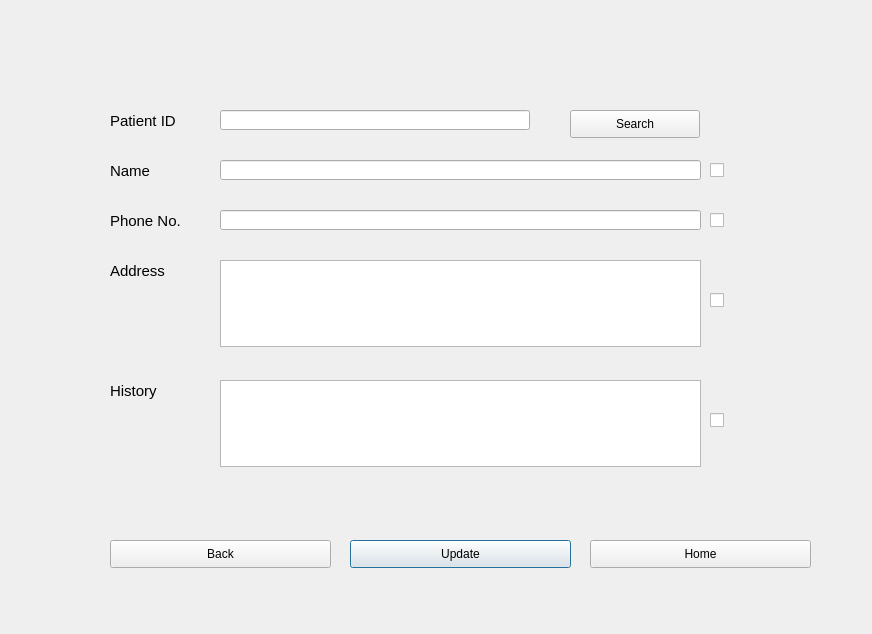
<?xml version="1.0" encoding="UTF-8"?>
<ui version="4.0">
 <class>Dialog</class>
 <widget class="QDialog" name="Dialog">
  <property name="geometry">
   <rect>
    <x>0</x>
    <y>0</y>
    <width>872</width>
    <height>634</height>
   </rect>
  </property>
  <property name="windowTitle">
   <string>Update</string>
  </property>
  <property name="windowIcon">
   <iconset>
    <normaloff>001.png</normaloff>001.png</iconset>
  </property>
  <widget class="QLabel" name="label_4">
   <property name="geometry">
    <rect>
     <x>110</x>
     <y>380</y>
     <width>81</width>
     <height>21</height>
    </rect>
   </property>
   <property name="font">
    <font>
     <pointsize>11</pointsize>
    </font>
   </property>
   <property name="text">
    <string>History</string>
   </property>
  </widget>
  <widget class="QLineEdit" name="phoneno">
   <property name="geometry">
    <rect>
     <x>220</x>
     <y>210</y>
     <width>481</width>
     <height>20</height>
    </rect>
   </property>
   <property name="readOnly">
    <bool>true</bool>
   </property>
  </widget>
  <widget class="QTextEdit" name="address">
   <property name="geometry">
    <rect>
     <x>220</x>
     <y>260</y>
     <width>481</width>
     <height>87</height>
    </rect>
   </property>
   <property name="readOnly">
    <bool>true</bool>
   </property>
  </widget>
  <widget class="QLabel" name="label">
   <property name="geometry">
    <rect>
     <x>110</x>
     <y>160</y>
     <width>81</width>
     <height>21</height>
    </rect>
   </property>
   <property name="font">
    <font>
     <pointsize>11</pointsize>
    </font>
   </property>
   <property name="text">
    <string>Name</string>
   </property>
  </widget>
  <widget class="QLineEdit" name="name">
   <property name="geometry">
    <rect>
     <x>220</x>
     <y>160</y>
     <width>481</width>
     <height>20</height>
    </rect>
   </property>
   <property name="autoFillBackground">
    <bool>false</bool>
   </property>
   <property name="styleSheet">
    <string notr="true"/>
   </property>
   <property name="readOnly">
    <bool>true</bool>
   </property>
  </widget>
  <widget class="QPushButton" name="updateButton">
   <property name="geometry">
    <rect>
     <x>350</x>
     <y>540</y>
     <width>221</width>
     <height>28</height>
    </rect>
   </property>
   <property name="text">
    <string>Update</string>
   </property>
  </widget>
  <widget class="QLabel" name="label_3">
   <property name="geometry">
    <rect>
     <x>110</x>
     <y>260</y>
     <width>81</width>
     <height>21</height>
    </rect>
   </property>
   <property name="font">
    <font>
     <pointsize>11</pointsize>
    </font>
   </property>
   <property name="text">
    <string>Address</string>
   </property>
  </widget>
  <widget class="QTextEdit" name="history">
   <property name="geometry">
    <rect>
     <x>220</x>
     <y>380</y>
     <width>481</width>
     <height>87</height>
    </rect>
   </property>
   <property name="readOnly">
    <bool>true</bool>
   </property>
   <property name="overwriteMode">
    <bool>false</bool>
   </property>
  </widget>
  <widget class="QLabel" name="label_2">
   <property name="geometry">
    <rect>
     <x>110</x>
     <y>210</y>
     <width>81</width>
     <height>21</height>
    </rect>
   </property>
   <property name="font">
    <font>
     <pointsize>11</pointsize>
    </font>
   </property>
   <property name="text">
    <string>Phone No.</string>
   </property>
  </widget>
  <widget class="QLineEdit" name="id">
   <property name="geometry">
    <rect>
     <x>220</x>
     <y>110</y>
     <width>310</width>
     <height>20</height>
    </rect>
   </property>
   <property name="text">
    <string/>
   </property>
  </widget>
  <widget class="QLabel" name="label_6">
   <property name="geometry">
    <rect>
     <x>110</x>
     <y>110</y>
     <width>81</width>
     <height>21</height>
    </rect>
   </property>
   <property name="font">
    <font>
     <pointsize>11</pointsize>
    </font>
   </property>
   <property name="text">
    <string>Patient ID</string>
   </property>
  </widget>
  <widget class="QPushButton" name="searchButton">
   <property name="geometry">
    <rect>
     <x>570</x>
     <y>110</y>
     <width>130</width>
     <height>28</height>
    </rect>
   </property>
   <property name="text">
    <string>Search</string>
   </property>
  </widget>
  <widget class="QCheckBox" name="phoneBox">
   <property name="geometry">
    <rect>
     <x>710</x>
     <y>210</y>
     <width>81</width>
     <height>20</height>
    </rect>
   </property>
   <property name="text">
    <string/>
   </property>
  </widget>
  <widget class="QCheckBox" name="addressBox">
   <property name="geometry">
    <rect>
     <x>710</x>
     <y>290</y>
     <width>81</width>
     <height>20</height>
    </rect>
   </property>
   <property name="text">
    <string/>
   </property>
  </widget>
  <widget class="QCheckBox" name="historyBox">
   <property name="geometry">
    <rect>
     <x>710</x>
     <y>410</y>
     <width>81</width>
     <height>20</height>
    </rect>
   </property>
   <property name="text">
    <string/>
   </property>
  </widget>
  <widget class="QPushButton" name="backButton">
   <property name="geometry">
    <rect>
     <x>110</x>
     <y>540</y>
     <width>221</width>
     <height>28</height>
    </rect>
   </property>
   <property name="text">
    <string>Back</string>
   </property>
  </widget>
  <widget class="QPushButton" name="homeButton">
   <property name="geometry">
    <rect>
     <x>590</x>
     <y>540</y>
     <width>221</width>
     <height>28</height>
    </rect>
   </property>
   <property name="text">
    <string>Home</string>
   </property>
  </widget>
  <widget class="QCheckBox" name="nameBox">
   <property name="geometry">
    <rect>
     <x>710</x>
     <y>160</y>
     <width>81</width>
     <height>20</height>
    </rect>
   </property>
   <property name="text">
    <string/>
   </property>
  </widget>
 </widget>
 <resources/>
 <connections/>
</ui>
